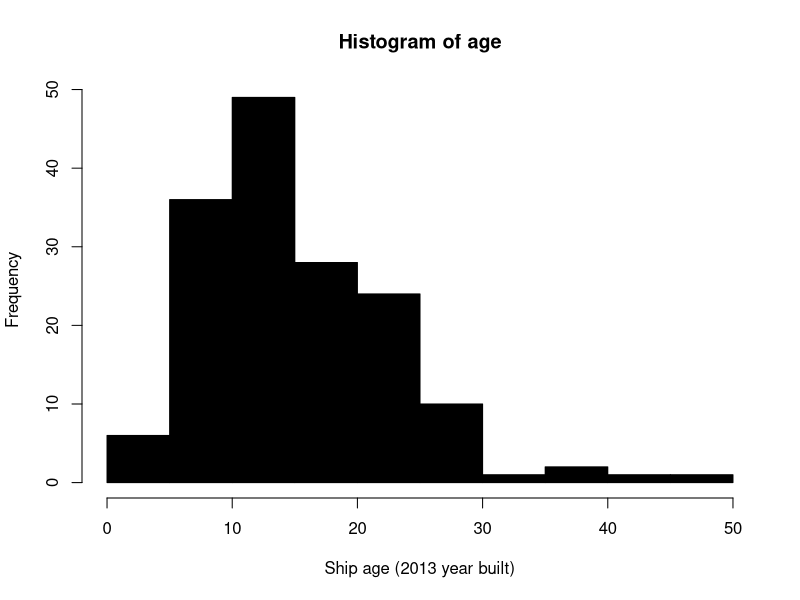
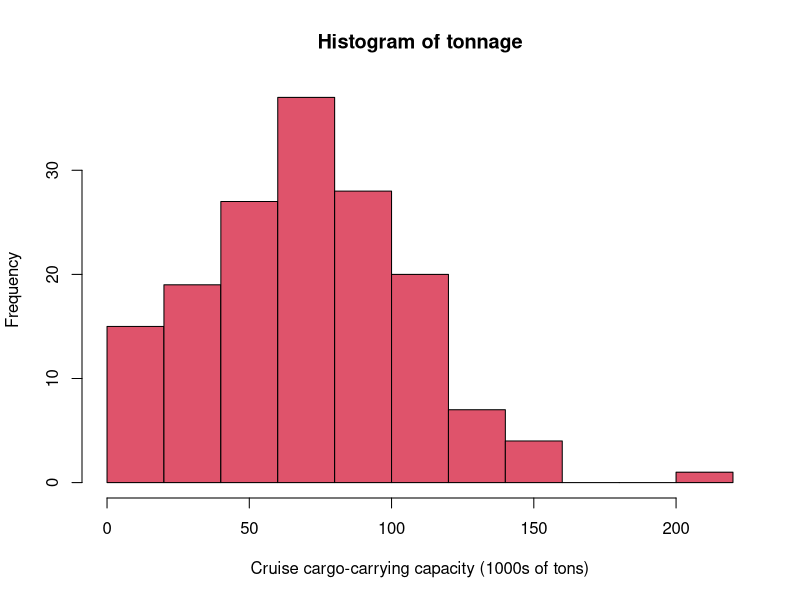
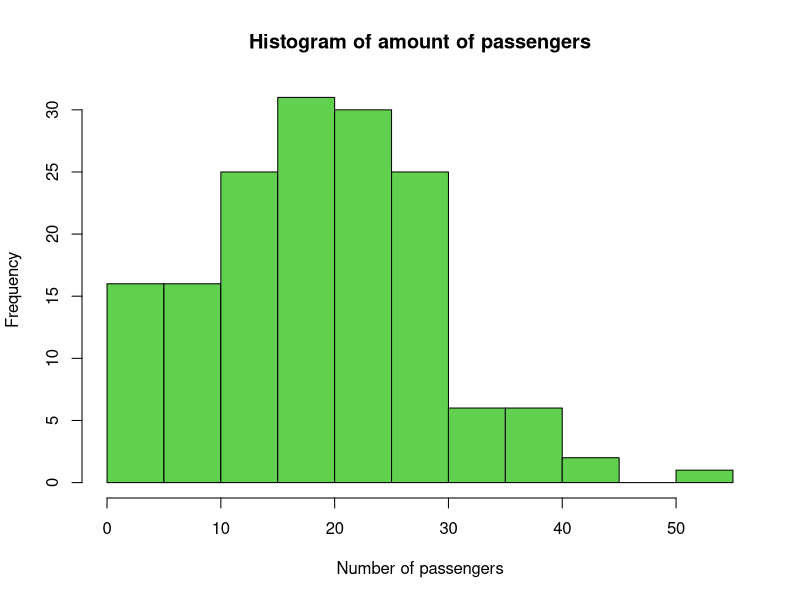
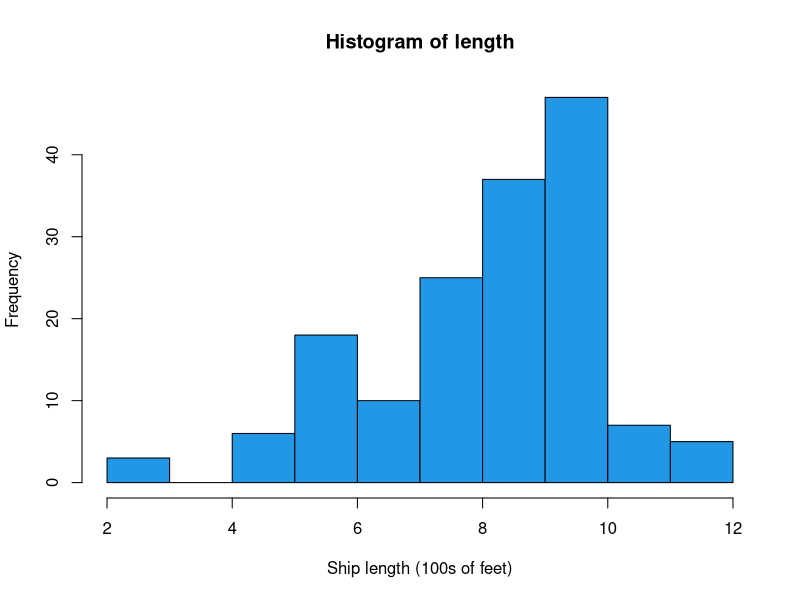
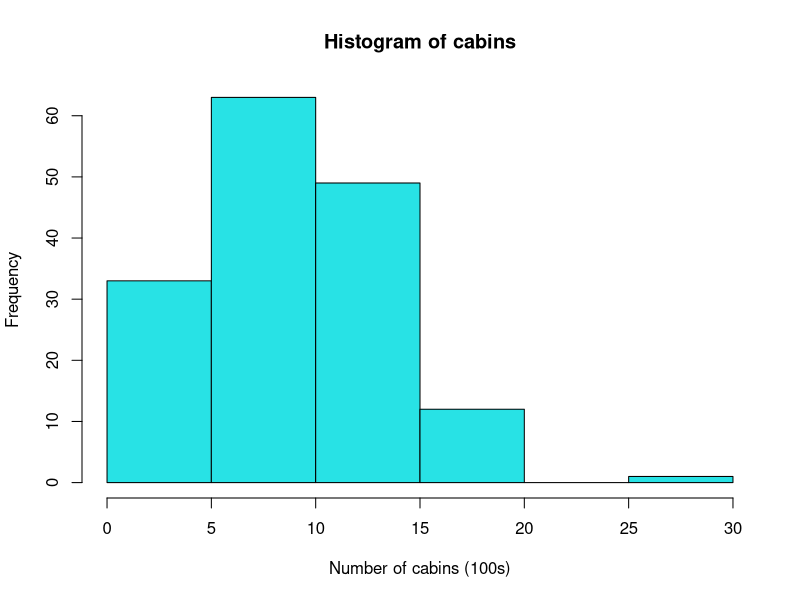
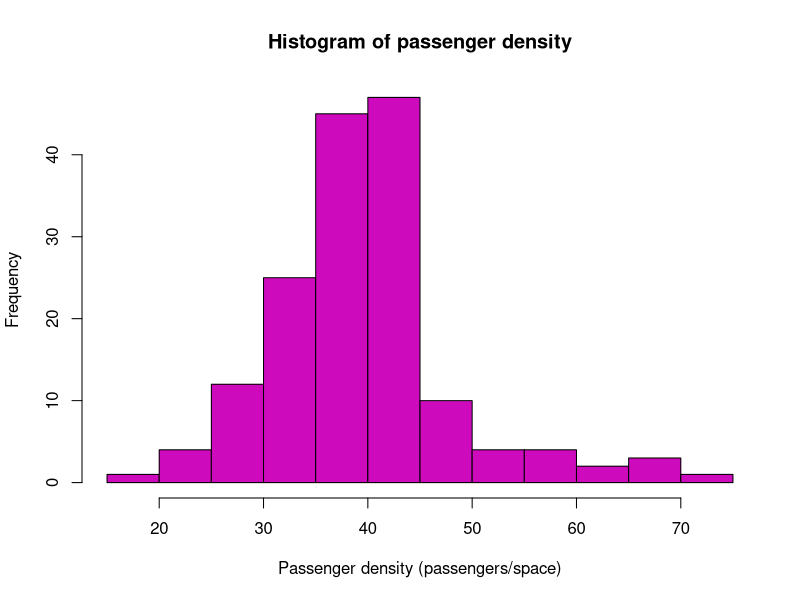
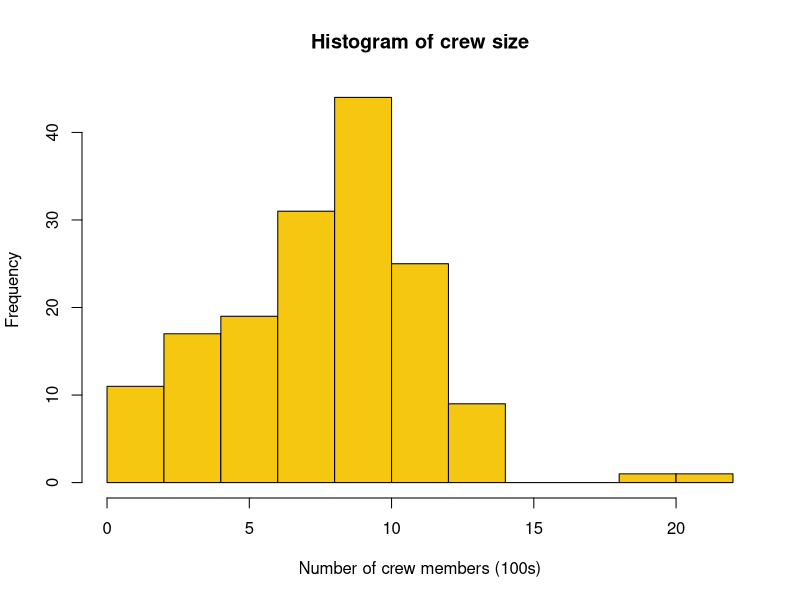
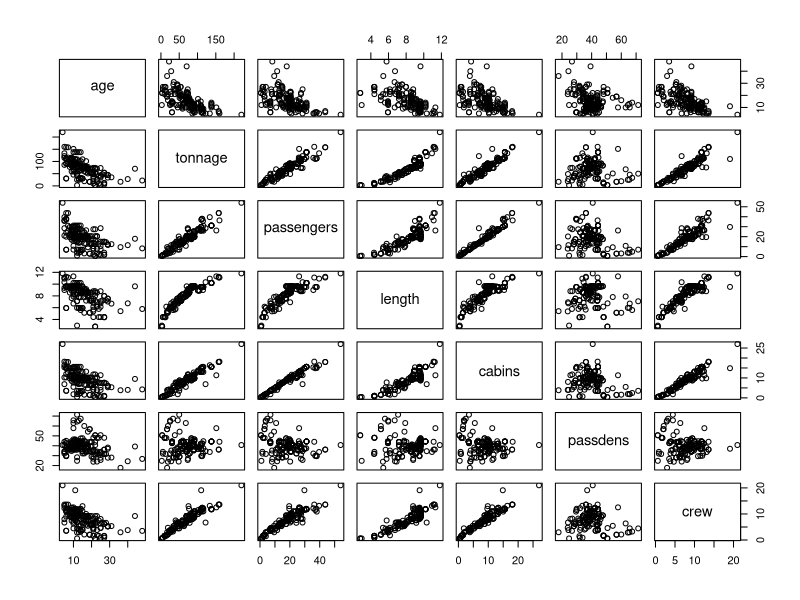

Generate these figures, in order, with R:
## ---- chunk 1
cruise <- read.fwf("cruise.txt", width=c(20,20,rep(8,7)), col.names=c("ship","cline","age","tonnage","passengers","length","cabins","passdens","crew"))
attach(cruise)
head(cruise)
## ---- chunk 2
hist(age, main="Histogram of age", xlab="Ship age (2013 year built)", col=1)
hist(tonnage, main="Histogram of tonnage", xlab="Cruise cargo-carrying capacity (1000s of tons)", col=2)
hist(passengers, main="Histogram of amount of passengers", xlab="Number of passengers", col=3)
hist(length, main="Histogram of length", xlab="Ship length (100s of feet)", col=4)
hist(cabins, main="Histogram of cabins", xlab="Number of cabins (100s)", col=5)
hist(passdens, main="Histogram of passenger density", xlab="Passenger density (passengers/space)", col=6)

hist(crew, main="Histogram of crew size", xlab="Number of crew members (100s)", col=7) #crew: response variable
## ---- chunk 3
# Scatterplot and correlation matrix 
par(mfrow = c(1, 1))
plot(cruise[,-2:-1])

round(cor(cruise[,-2:-1]),2) 
## ---- chunk 4
# Full model
lm.crew.full <- lm(crew ~ age + tonnage + passengers + length + cabins + passdens, data=cruise)
summary(lm.crew.full)

## ---- chunk 5
plot(lm.crew.full)

resid.crew <- lm.crew.full$residuals
fitted.values <- fitted(lm.crew.full)

qqnorm(scale(resid.crew))
qqline(scale(resid.crew))


plot(fitted.values, resid.crew, xlab = "Crew size", ylab = "Residual", main="Residuals vs. ﬁtted values", pch = 19)
abline(h=0)

par(mfrow=c(2,2))

plot(cabins, resid.crew, xlab = "cabin", ylab = "Residual", main="Residuals vs. predictor cabin", pch = 19)
abline(h=0)

plot(tonnage, resid.crew, xlab = "tonnage", ylab = "Residual", main="Residuals vs. predictor tonnage", pch = 19)
abline(h=0)

plot(passengers, resid.crew, xlab = "passengers", ylab = "Residual", main="Residuals vs. predictor passengers", pch = 19)
abline(h=0)

plot(length, resid.crew, xlab = "length", ylab = "Residual", main="Residuals vs. predictor length", pch = 19)
abline(h=0)
## ---- chunk 6
plot(fitted.values, rstudent(lm.crew.full), xlab = "Fitted value", ylab = "Studentized Residual")
abline(h=0)

I = influence.measures(lm.crew.full)
summary(I)

cook = I$infmat[,10]
plot(cook, type="h", lwd=3, col="red", ylab = "Cook’s Distance")
## ---- chunk 7
lm.crew.mini <- lm(crew ~ cabins)
step(lm.crew.mini, scope = list(lower = lm.crew.mini,
                                upper = lm.crew.full,
                                direction="forward")
     )

step(lm.crew.full, scope = list(lower = lm.crew.mini, 
                                upper = lm.crew.full,
                                direction="backward")
     )
## ---- chunk 8
AIC.result = c(28.82, 9.87, 0.06, -2.06)
ommitted = c(-0.94, 1.05)

plot(1:4, AIC.result, xlim=c(1,6), type="l", xaxt="n", xlab ="", main="Forward Stepwise AIC Plot")
points(1:4, AIC.result, pch = 16)
points(5:6, ommitted)
abline(h = -2.06, lty = 2)
axis(1, at = 1:6, labels = c("cabins", "length", "passengers", "tonnage", "passdens", "age"))
